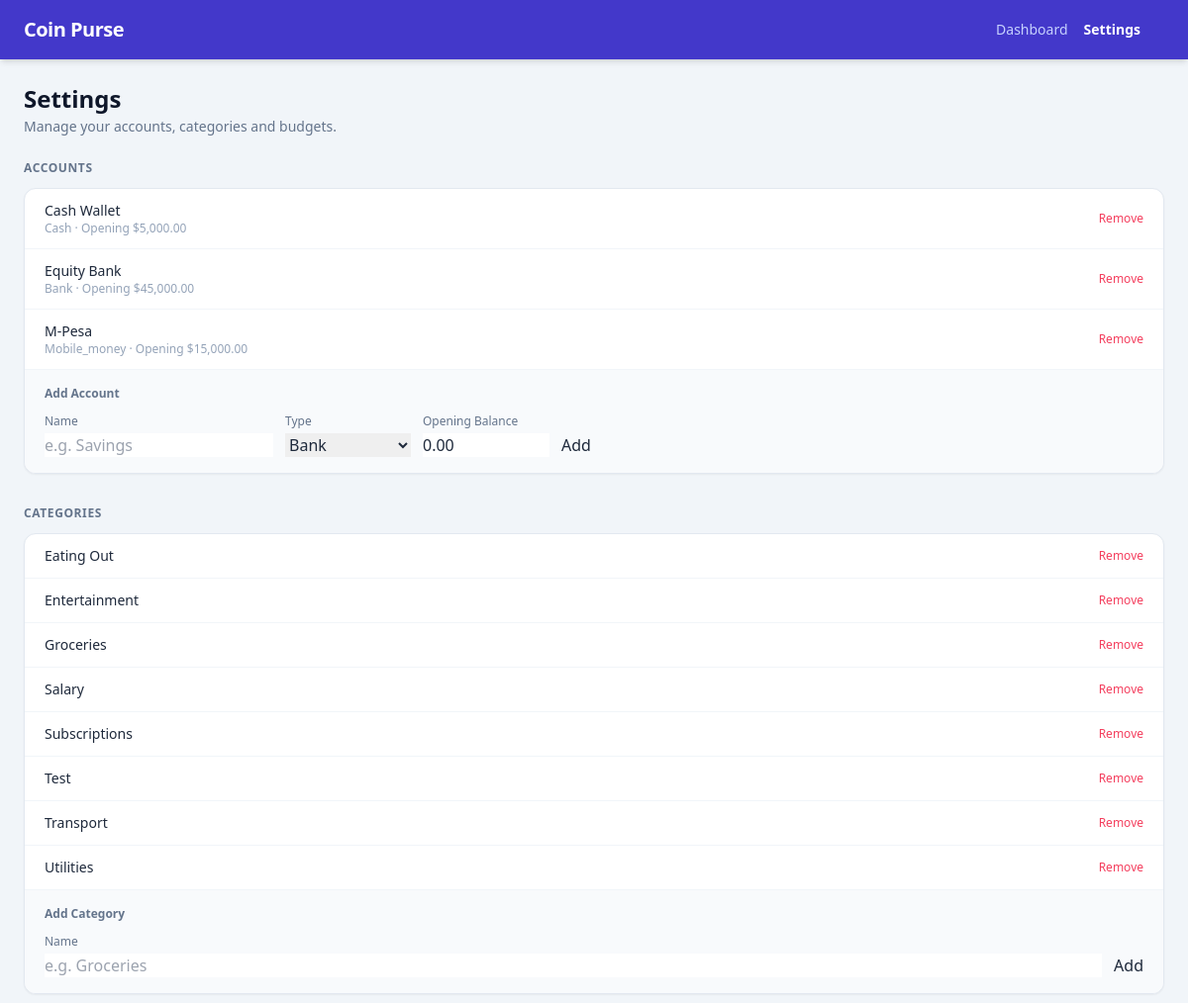
/ui/config/91cd56eb8af3408e83a68a66810c647a (upper part), run on an earlier commit of the app's database.
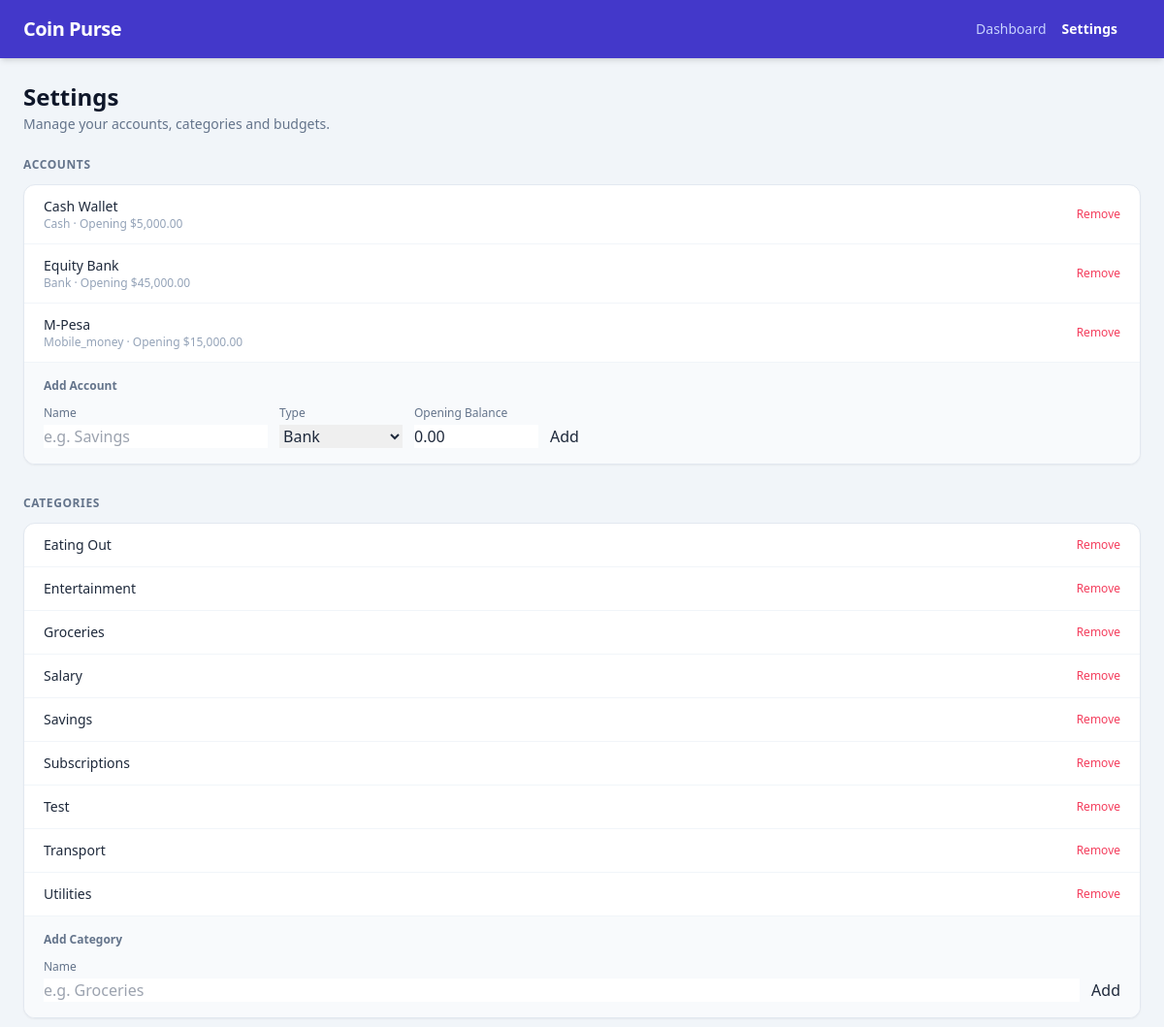
And on a later commit of the database.
### models/models.py (models this page shows)
class TimestampMixin:
    id: Mapped[uuid.UUID] = mapped_column(
        UUID(as_uuid=True),
        primary_key=True,
        default=uuid.uuid4,
        server_default=text("gen_random_uuid()"),
    )
    created_at: Mapped[datetime] = mapped_column(
        DateTime(timezone=True),
        nullable=False,
        default=lambda: datetime.now(UTC),
        server_default=func.now(),
    )
    updated_at: Mapped[datetime] = mapped_column(
        DateTime(timezone=True),
        nullable=False,
        default=lambda: datetime.now(UTC),
        server_default=func.now(),
        onupdate=lambda: datetime.now(UTC),
    )
    is_active: Mapped[bool] = mapped_column(
        Boolean, nullable=False, server_default=text("true")
    )

class Base(DeclarativeBase):
    pass

class Account(TimestampMixin, Base):
    __tablename__ = "accounts"
    __table_args__ = (
        UniqueConstraint("user_id", "name", name="uq_accounts_user_name"),
        Index("ix_accounts_user_id", "user_id"),
    )
    user_id: Mapped[uuid.UUID] = mapped_column(
        UUID(as_uuid=True),
        ForeignKey("users.id", ondelete="RESTRICT"),
        nullable=False,
    )
    name: Mapped[str] = mapped_column(String(200), nullable=False)
    account_type: Mapped[str] = mapped_column(
        String(50), nullable=False
    )  # e.g. cash/bank/card/mobile_money
    opening_balance: Mapped[Decimal] = mapped_column(
        Numeric(12, 2), nullable=False, server_default=text("0")
    )
    user: Mapped[User] = relationship(back_populates="accounts")
    transactions: Mapped[list[Transaction]] = relationship(
        back_populates="account",
        foreign_keys="Transaction.account_id",
    )
    incoming_transfers: Mapped[list[Transaction]] = relationship(
        back_populates="to_account",
        foreign_keys="Transaction.to_account_id",
    )

class Category(TimestampMixin, Base):
    __tablename__ = "categories"
    __table_args__ = (
        UniqueConstraint("user_id", "name", name="uq_categories_user_name"),
        Index("ix_categories_user_id", "user_id"),
    )
    user_id: Mapped[uuid.UUID] = mapped_column(
        UUID(as_uuid=True),
        ForeignKey("users.id", ondelete="RESTRICT"),
        nullable=False,
    )
    name: Mapped[str] = mapped_column(String(120), nullable=False)
    user: Mapped[User] = relationship(back_populates="categories")
    transactions: Mapped[list[Transaction]] = relationship(back_populates="category")
    budget_items: Mapped[list[BudgetItem]] = relationship(back_populates="category")

### routes/views.py (the view)
@router.get("/ui/config/{user_id}", response_class=HTMLResponse)
def ui_config(
    request: Request,
    user_id: UUID,
    db: Annotated[Session, Depends(get_db)],
):
    accounts = (
        active_query(db, Account).filter(Account.user_id == user_id).order_by(Account.name).all()
    )
    categories = (
        active_query(db, Category).filter(Category.user_id == user_id).order_by(Category.name).all()
    )
    budgets = (
        active_query(db, Budget)
        .filter(Budget.user_id == user_id)
        .order_by(Budget.period_start.desc())
        .all()
    )
    budget_data = []
    for b in budgets:
        items = (
            active_query(db, BudgetItem)
            .filter(BudgetItem.budget_id == b.id)
            .join(Category, BudgetItem.category_id == Category.id)
            .filter(Category.is_active.is_(True))
            .with_entities(
                BudgetItem.id.label("id"),
                BudgetItem.limit_amount.label("limit_amount"),
                BudgetItem.category_id.label("category_id"),
                Category.name.label("category_name"),
            )
            .order_by(Category.name)
            .all()
        )
        budget_data.append({"budget": b, "items": items})
    return templates.TemplateResponse(
        "config.html",
        {
            "request": request,
            "user_id": str(user_id),
            "accounts": accounts,
            "categories": categories,
            "budgets": budget_data,
        },
    )

### templates/config.html (shortened to what this page needs)
{% extends "base.html" %}
{% block nav_config %}font-semibold !text-white{% endblock %}
{% block content %}
<div class="mb-6">
  <h1 class="text-2xl font-bold text-slate-900">Settings</h1>
  <p class="text-slate-500 text-sm mt-0.5">Manage your accounts, categories and budgets.</p>
</div>
<div class="space-y-8">
<section>
  <h2 class="text-xs font-semibold text-slate-500 uppercase tracking-wider mb-3">Accounts</h2>
  <div class="bg-white rounded-xl shadow-sm border border-slate-200 overflow-hidden">
    {% if accounts %}
    <ul id="account-list" class="divide-y divide-slate-100">
      {% for acct in accounts %}
      <li id="acct-{{ acct.id }}" class="px-5 py-3 flex items-center justify-between gap-4">
        <div class="flex-1 min-w-0">
          <p class="text-sm font-medium text-slate-800">{{ acct.name }}</p>
          <p class="text-xs text-slate-400 capitalize">{{ acct.account_type }} · opening {{ acct.opening_balance | currency }}</p>
        </div>
        <button
          onclick="deleteAccount('{{ acct.id }}')"
          class="text-xs text-rose-500 hover:text-rose-700 font-medium shrink-0">
          Remove
        </button>
      </li>
      {% endfor %}
    </ul>
    {% else %}
    <p id="no-accounts-msg" class="px-5 py-4 text-sm text-slate-400">No accounts yet.</p>
    {% endif %}
    <div class="px-5 py-4 border-t border-slate-100 bg-slate-50">
      <p class="text-xs font-semibold text-slate-500 mb-3">Add Account</p>
      <form id="account-form" class="flex flex-wrap gap-3 items-end" onsubmit="createAccount(event)">
        <div class="flex flex-col gap-1">
          <label class="text-xs text-slate-500">Name</label>
          <input name="name" required class="input-field" placeholder="e.g. Savings" />
        </div>
        <div class="flex flex-col gap-1">
          <label class="text-xs text-slate-500">Type</label>
          <select name="account_type" class="input-field">
            <option value="bank">Bank</option>
          </select>
        </div>
        <div class="flex flex-col gap-1">
          <label class="text-xs text-slate-500">Opening Balance</label>
          <input name="opening_balance" type="number" step="0.01" min="0" value="0.00" class="input-field w-32" />
        </div>
        <button type="submit" class="btn-primary">Add</button>
      </form>
    </div>
  </div>
</section>
<section>
  <h2 class="text-xs font-semibold text-slate-500 uppercase tracking-wider mb-3">Categories</h2>
  <div class="bg-white rounded-xl shadow-sm border border-slate-200 overflow-hidden">
    {% if categories %}
    <ul id="category-list" class="divide-y divide-slate-100">
      {% for cat in categories %}
      <li id="cat-{{ cat.id }}" class="px-5 py-3 flex items-center justify-between gap-4">
        <p class="text-sm font-medium text-slate-800">{{ cat.name }}</p>
        <button
          onclick="deleteCategory('{{ cat.id }}')"
          class="text-xs text-rose-500 hover:text-rose-700 font-medium shrink-0">
          Remove
        </button>
      </li>
      {% endfor %}
    </ul>
    {% else %}
    <p id="no-categories-msg" class="px-5 py-4 text-sm text-slate-400">No categories yet.</p>
    {% endif %}
    <div class="px-5 py-4 border-t border-slate-100 bg-slate-50">
      <p class="text-xs font-semibold text-slate-500 mb-3">Add Category</p>
      <form id="category-form" class="flex gap-3 items-end" onsubmit="createCategory(event)">
        <div class="flex flex-col gap-1 flex-1">
          <label class="text-xs text-slate-500">Name</label>
          <input name="name" required class="input-field" placeholder="e.g. Groceries" />
        </div>
        <button type="submit" class="btn-primary">Add</button>
      </form>
    </div>
  </div>
</section>
</div>
{% endblock %}

### templates/base.html (shortened to what this page needs)
<!DOCTYPE html>
<html lang="en" class="h-full">
<head>
  <script src="https://cdn.tailwindcss.com"></script>
</head>
<body class="bg-slate-100 min-h-full text-slate-800 antialiased">
  <header class="bg-indigo-700 text-white shadow-md">
    <div class="max-w-7xl mx-auto px-4 sm:px-6 py-4 flex items-center justify-between">
      <span class="font-bold text-xl tracking-tight select-none">Coin Purse</span>
      <div class="flex items-center gap-6">
        {% if user_id is defined %}
        <nav class="flex gap-4 text-sm">
          <a href="/ui/dashboard/{{ user_id }}"
             class="text-indigo-200 hover:text-white transition-colors {% block nav_dashboard %}{% endblock %}">
            Dashboard
          </a>
          <a href="/ui/config/{{ user_id }}"
             class="text-indigo-200 hover:text-white transition-colors {% block nav_config %}{% endblock %}">
            Settings
          </a>
        </nav>
        {% endif %}
      </div>
    </div>
  </header>
  <main class="max-w-7xl mx-auto px-4 sm:px-6 py-6">
    {% block content %}{% endblock %}
  </main>
</body>
</html>

### templates/config.html (style rules this page uses)
.input-field { @apply border border-slate-300 rounded-lg px-3 py-1.5 text-sm focus:outline-none focus:ring-2 focus:ring-indigo-400 bg-white; }
.btn-primary { @apply bg-indigo-600 hover:bg-indigo-700 text-white text-sm font-medium px-4 py-1.5 rounded-lg transition-colors; }

What changed in the data, as far as the page shows it:
now on this page (row edited): Category: name "Savings"
